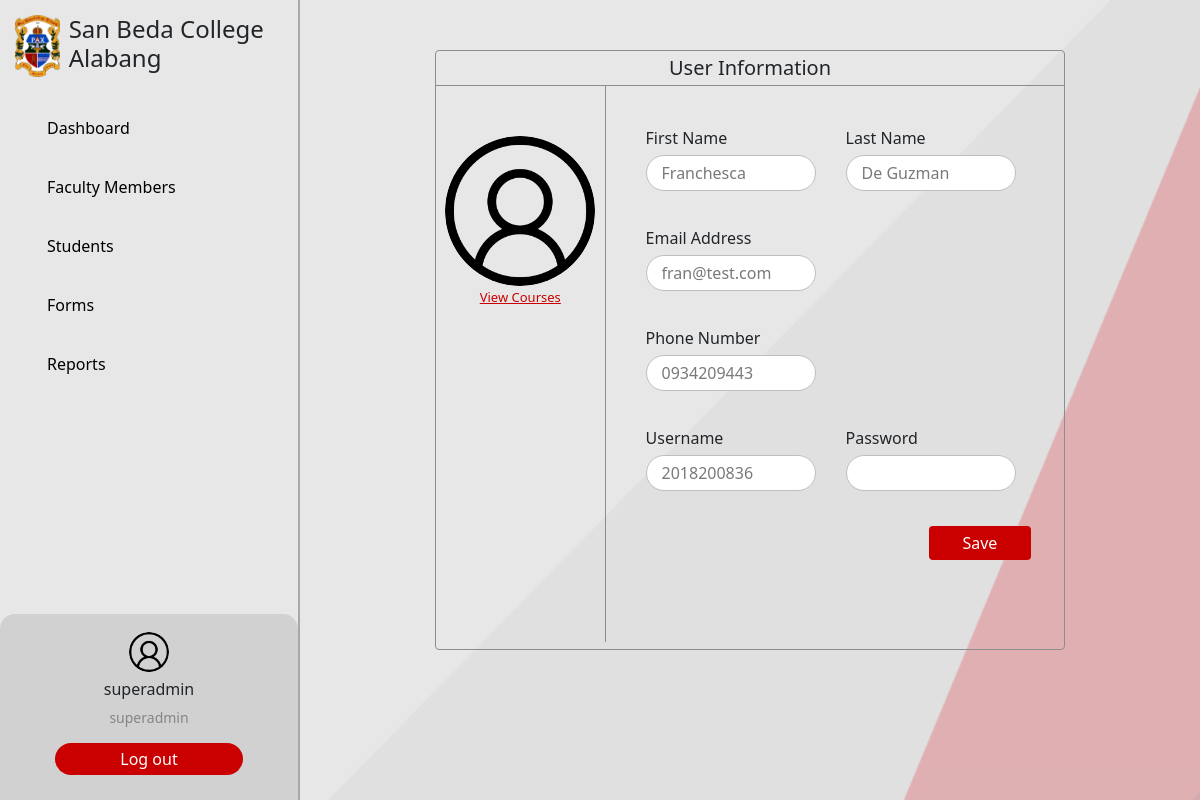
Page /admin/index.php?page=user&id=303 (signed in) on the committed database.
### tables this page shows
CREATE TABLE `users` (
  `user_id` int(11) NOT NULL,
  `username` varchar(50) NOT NULL,
  `password` varchar(150) NOT NULL,
  `firstname` varchar(150) NOT NULL,
  `lastname` varchar(150) NOT NULL,
  `email` varchar(150) NOT NULL,
  `phone` varchar(150) NOT NULL,
  `role` varchar(50) NOT NULL,
  `photo` longblob DEFAULT NULL
);

### shared/shared-functions.php (called while the page is built, shortened)
    <?php
function userData($userID='null'){
    $conn = connection();
    if($userID === 'null'){
        $sql = "SELECT * FROM users";
    }else{
        $sql = "SELECT * FROM users WHERE `user_id` = $userID";
    }
    $result = $conn->query($sql);
    return $result;
}
?>

### shared/user.php (the view, shortened to what this page needs)
<?php
include_once $_SERVER['DOCUMENT_ROOT'] . '/capstone2/shared/connection.php';
if (isset($_GET['id'])) {
    $id = $_GET['id'];
    $data = userData($id);
    while ($row = $data->fetch_assoc()) {
        $firstname = $row['firstname'];
        $lastname = $row['lastname'];
        $email = $row['email'];
        $phone = $row['phone'];
        $username = $row['username'];
        $role = $row['role'];
    }
}
?>
<main class="d-flex w-100">
    <section class="page-container w-100">
        <header class="page-title flex-start">
        </header>
        <section class="flex-center flex-wrap w-100">
            <div class="user-information-container rounded text-center">
                <div class="user-information-heading">
                    <h5>User Information</h5>
                </div>
                <div class="user-information-content flex-center">
                    <aside class="user-information-profile">
                        <img src="../assets/images/user.jpg" alt="" class="user-profile" width="150px">
                        <?php
                        if ($role === 'student') {
                            ?>
                            <small><a href="#">View Courses</a></small>
                            <?php
                        }
                        ?>
                    </aside>
                    <aside class="user-information-details">
                        <form action="../shared/forms/event-listener.php" method="post">
                            <div class="form-group">
                                <label for="firstname">First Name</label>
                                <input type="text" value="<?=$firstname?>" name="firstname" class="rounded-pill">
                            </div>
                            <div class="form-group">
                                <label for="lastname">Last Name</label>
                                <input type="text" value="<?=$lastname?>" name="lastname" class="rounded-pill">
                            </div>
                            <div class="form-group">
                                <label for="email">Email Address</label>
                                <input type="email" value="<?=$email?>" name="email" class="rounded-pill">
                            </div>
                            <div class="form-group">
                                <label for="phone">Phone Number</label>
                                <input type="tel" value="<?=$phone?>" name="phone" class="rounded-pill">
                            </div>
                            <div class="form-group">
                                <label for="username">Username</label>
                                <input type="text" value="<?=$username?>" name="username" class="rounded-pill" readonly>
                            </div>
                            <div class="form-group">
                                <label for="password">Password</label>
                                <input type="password" value="" name="password" class="rounded-pill">
                            </div>
                            <div class="d-flex w-100 justify-content-end">
                                <button type="submit" class="rounded w-25 mx-2">Save</button>
                            </div>
                        </form>
                    </aside>
                </div>
            </div>
        </section>
    </section>
</main>

### shared/css/components.css (style rules this page uses)
:root { --red: #BC2605; --gray: #CACACA; --button-red: #CA0000; --text-gray: #797979; }
body { width: 100%; height: 100vh; background: url('../../assets/images/background.png'); background-repeat: no-repeat; background-attachment: fixed; background-size: cover; }
main { overflow: hidden; padding-bottom: 100px; }
.flex-center { display: flex !important; justify-content: center !important; align-items: center !important; }
.flex-start { display: flex !important; justify-content: start !important; align-items: center !important; }
button { background-color: var(--button-red); color: white; border: none; margin: 15px 0 !important; padding: 5px 0 !important; width: 100%; }
input[type="text"], input[type="password"], input[type="email"], input[type="tel"] { margin: 5px 0 20px 0; padding: 5px 15px !important; color: #797979; border: 1px solid #BEBEBE; }
.user-profile { border-radius: 50%; }
.page-container { width: 70%; overflow: auto; }
.page-title { padding: 25px; }
.user-information-container { width: 70%; height: 600px; border: 1px solid #8D8D8D; }
.user-information-heading { height: 35px; border-bottom: 1px solid #8D8D8D; font-weight: bold; padding-top: 5px; }
.user-information-content { width: 100%; height: 93%; }
.user-information-profile { padding: 50px 0; width: 27%; height: 100%; border-right: 1px solid #8D8D8D; display: flex; flex-direction: column; justify-content: start; align-items: center; }
.user-information-profile > small > a { font-size: 13px; color: #CA0000; }
.user-information-details { width: 73%; height: 100%; }
.user-information-details > form { display: flex; flex-wrap: wrap; justify-content: start; align-content: center; padding: 25px; }
.form-group { width: 45%; min-width: 200px; display: flex; flex-direction: column; text-align: start; padding: 15px 15px 0 15px; }
.form-group > label { font-size: 16px; font-weight: 500; }

### admin/index.php (style rules this page uses)
body::before { content: ''; position: absolute; top: 0; left: 0; width: 100%; height: 100%; background-color: rgba(223, 222, 222, 0.73); z-index: -1; }

### rows in the picture
users: firstname "Franchesca", lastname "De Guzman", email "fran@test.com", phone "0934209443", username "2018200836"

### other values in the picture
getUsername() "superadmin"
getRole() "superadmin"
